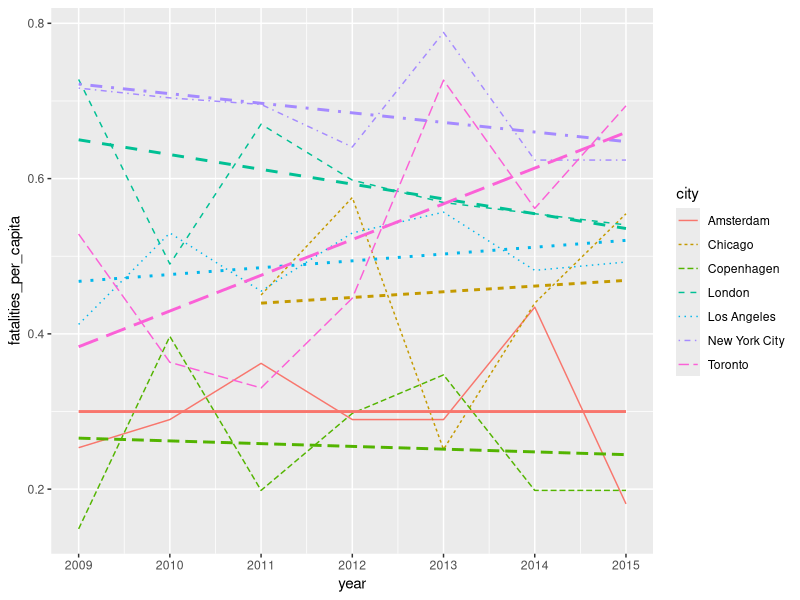
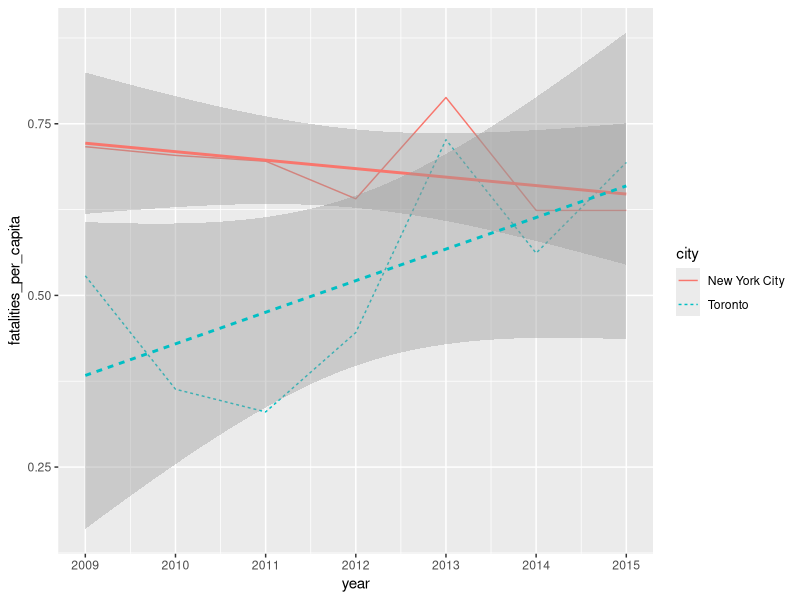
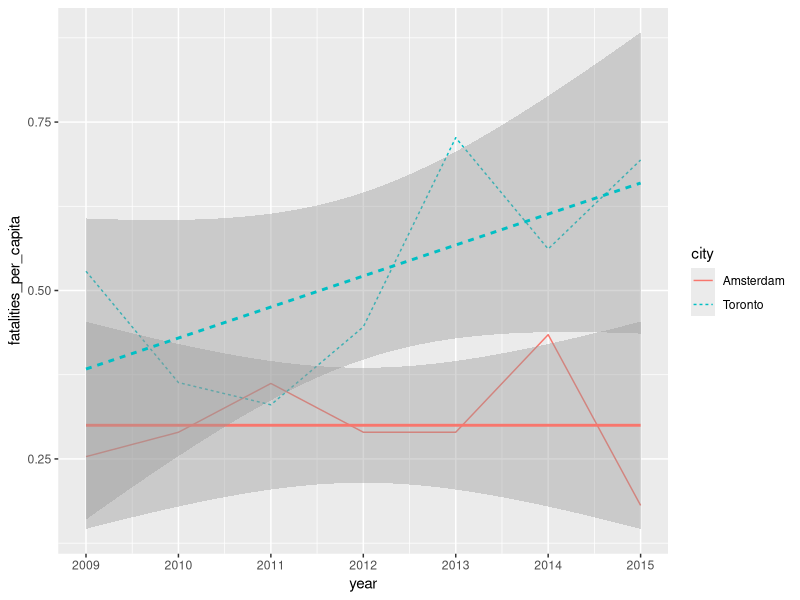

Source code (R) for these figures, in order:
## ---- chunk 1
knitr::opts_chunk$set(echo = TRUE)
library(ggplot2)
d = read.csv("city-safety-comparison.csv")
years = c(2009, 2010, 2011, 2012, 2013, 2014, 2015)
## ---- chunk 2
d$fatalities_per_capita = d$fatal_total / d$metro_population * 100000
ggplot(data=d, aes(x=year, y=fatalities_per_capita, group=city)) + 
  geom_line(aes(linetype=city, color=city)) +
  geom_smooth(method = "lm", se=FALSE, aes(linetype=city, group=city, color=city), show.legend = FALSE) + 
  scale_x_continuous(breaks = years)
## ---- chunk 3
d$fatalities_per_capita = d$fatal_total / d$metro_population * 100000
d2 = d[ which(d$city %in% c("Toronto", "New York City")), ]
ggplot(data=d2, aes(x=year, y=fatalities_per_capita, group=city)) +
  geom_line(aes(linetype=city, color=city)) +
  geom_smooth(method = "lm", aes(linetype=city, group=city, color=city), show.legend = FALSE) + 
  scale_x_continuous(breaks = years)
## ---- chunk 4
d$fatalities_per_capita = d$fatal_total / d$metro_population * 100000
d2 = d[ which(d$city %in% c("Amsterdam", "Toronto")), ]
ggplot(data=d2, aes(x=year, y=fatalities_per_capita, group=city)) +
  geom_line(aes(linetype=city, color=city)) +
  geom_smooth(method = "lm", aes(linetype=city, group=city, color=city), show.legend = FALSE) + 
  scale_x_continuous(breaks = years)
